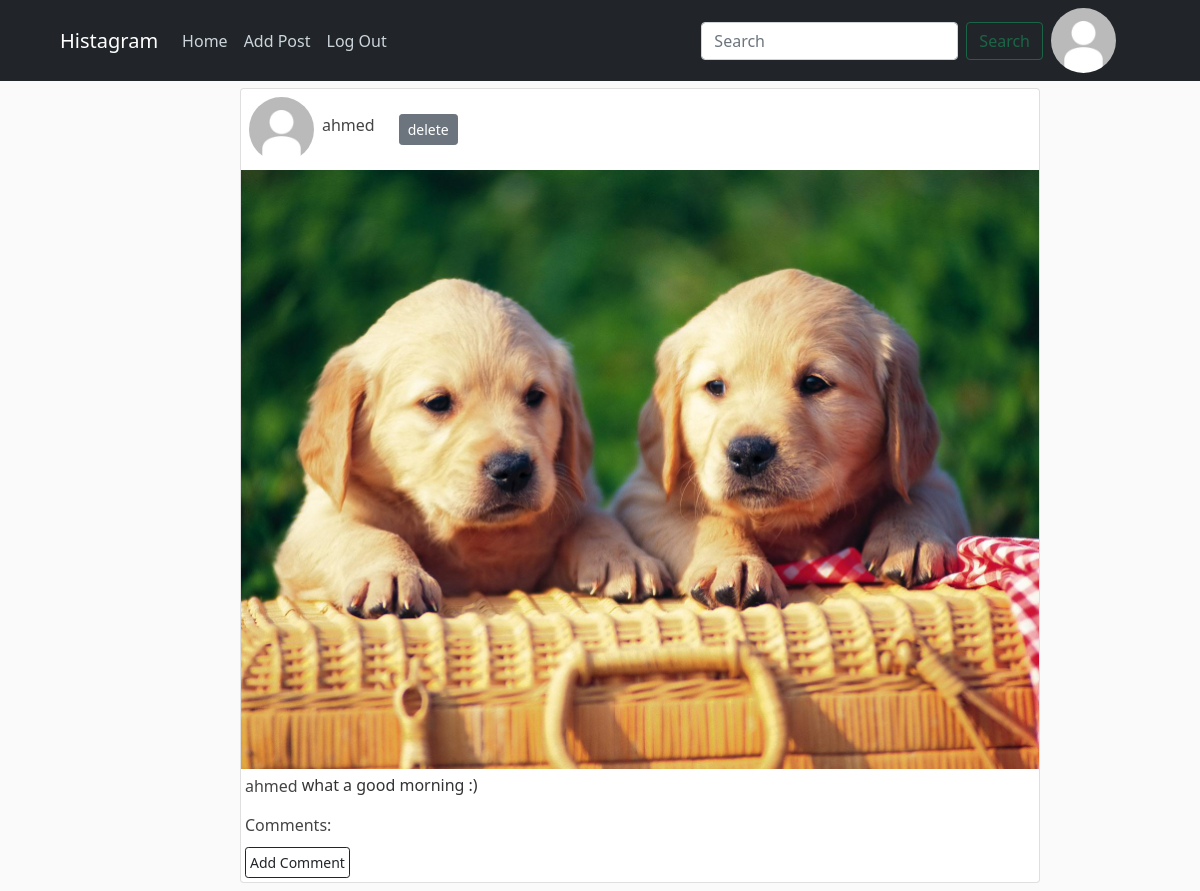
Page / (signed in) on the earlier database version.
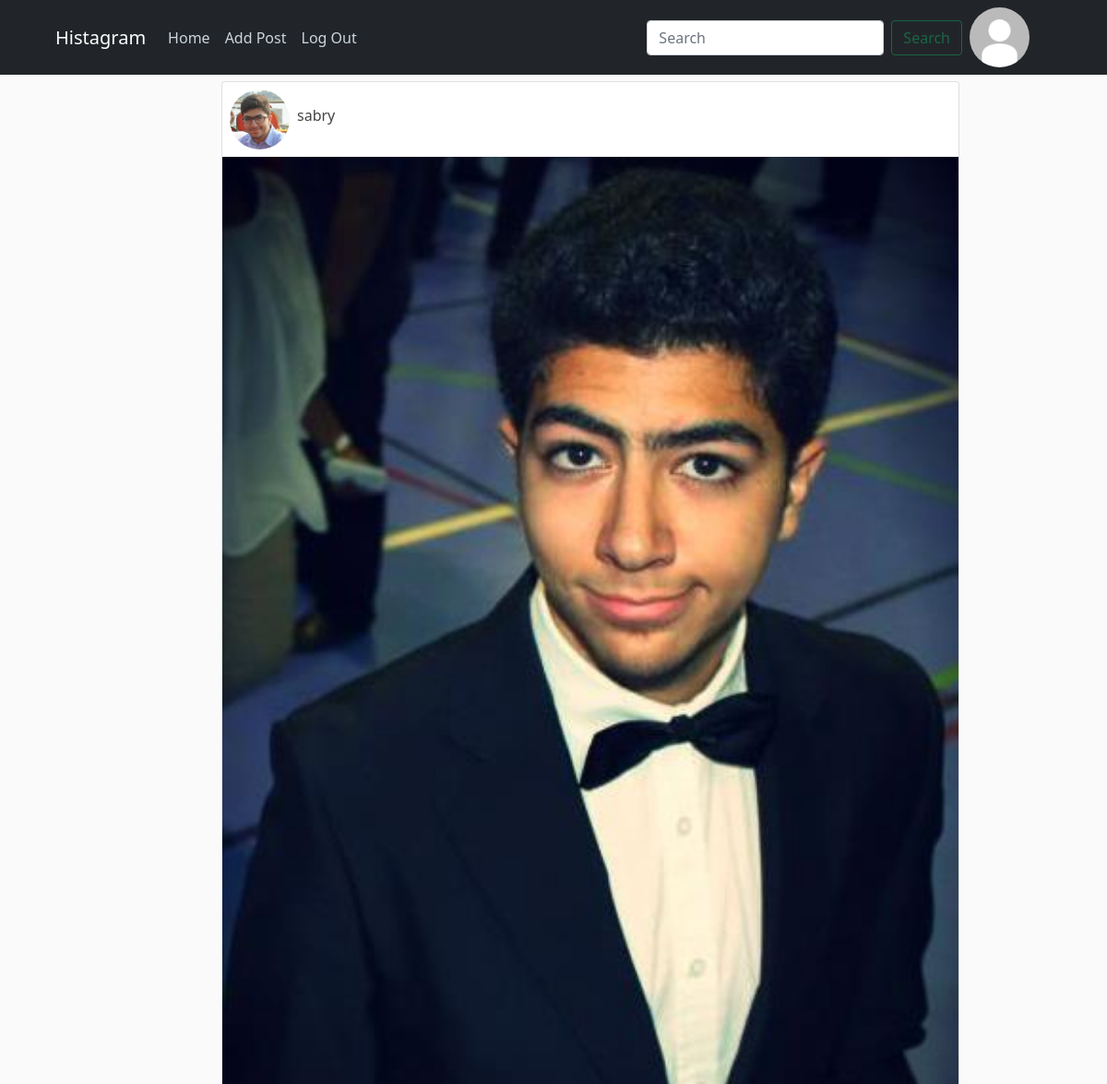
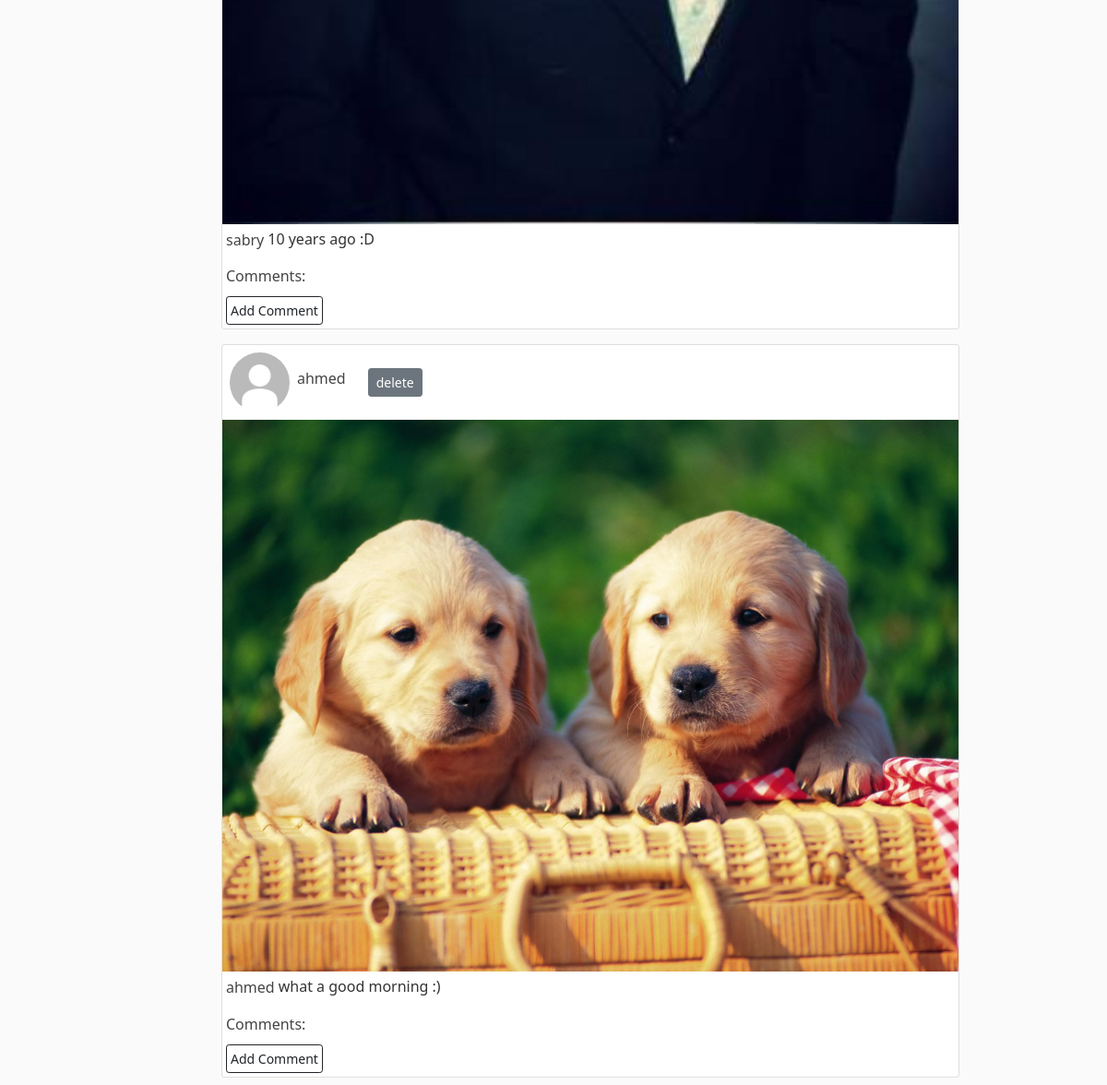
Same page on the later database version (2 pictures, top to bottom).
### users/models.py (models this page shows, shortened)
class Profile(models.Model):
    user = models.OneToOneField(User, on_delete=models.CASCADE)
    picture = models.ImageField(default="DefaultPP.jpg", upload_to="ProfilePictures")
    status = models.CharField(max_length=300, default="")
    name = models.CharField(max_length=150, default="")

### posts/models.py (models this page shows, shortened)
class Posts(models.Model):
    caption = models.CharField(max_length=2200)
    date_posted = models.DateTimeField(default=timezone.now)
    image = models.ImageField(upload_to="PostsImages")
    user = ForeignKey(User, on_delete=models.CASCADE, related_name="userposts")

### posts/views.py (the view)
# urls.py: path("", PostsListView.as_view(), name="homepage"),
class PostsListView(LoginRequiredMixin, ListView):
    model = Posts
    template_name = "posts/list.html"
    context_object_name = "posts"
    ordering = ["-date_posted"]

### posts/templates/posts/list.html (shortened to what this page needs)
{% extends "posts/base.html" %}
{% block content %}
{% for post in posts %}
<div class="col-md-2"></div>
<div class="col-md-8">
<div class="card m-2" style="width: 50rem;">
   <div style='display:flex; justify-content:space-between;'>
      <div style='display: flex; align-items: center'>
      <img class="rounded-circle article-img m-2" src="{{ post.user.profile.picture.url }}" />
      <a class="text-decoration-none text-dark " href="{% url 'profile' post.user.profile.pk %}">
         <h6>{{post.user.username}}</h6>
      </a>
      {% if user == post.user %}
      <a href="{% url 'delete-post' post.pk %}" class="btn btn-secondary btn-sm right m-4 ">delete</a>
      {% endif %}
      </div>
   </div>
   <img class="card-img-body" src="{{ post.image.url }}" alt="Card image cap">
   <div class="card-body d-flex flex-row m-0 p-0 pt-1">
      <a class="card-title text-decoration-none text-dark" href="{% url 'profile' post.user.profile.pk %}">
         <h6 class="m-1">{{post.user.username}} </h6>
      </a>
     <p class="card-text m-0.9">{{ post.caption}}</p>
   </div>
   <div class="m-0 p-0 pt-1">
      <h6 class="m-1">Comments:</h6>
   </div>
      <div class="float-right">
      <a href="{% url 'add-comment' post.id %}" class="btn btn-outline-dark  btn-sm right mt-2 m-1 p-1">Add Comment</a>
      </div>
   </div>
</div>
<div class="col-md-2"></div>
{% endfor %}
{% endblock %}

### posts/templates/posts/base.html (shortened to what this page needs)
{% load static %}
<!DOCTYPE html>
<html lang="en">
<head>
    <link href="https://cdn.jsdelivr.net/npm/bootstrap@5.1.3/dist/css/bootstrap.min.css" rel="stylesheet">
    <link rel="stylesheet" type="text/css" href="{% static 'posts/main.css' %}">
</head>
<body>
  <header class="site-header">
  <nav class="navbar navbar-expand-lg fixed-top navbar-dark bg-dark px-5">
    <div class="container-fluid">
      <a class="navbar-brand" href="#">Histagram</a>
      <div class="collapse navbar-collapse" id="navbarScroll">
        <ul class="navbar-nav me-auto my-2 my-lg-0 navbar-nav-scroll" style="--bs-scroll-height: 100px;">
          {% if user.is_authenticated %}
          <li class="nav-item">
            <a class="nav-link" href="{% url 'homepage' %}">Home</a>
          </li>
          <li class="nav-item">
            <a class="nav-link" href="{% url 'create-post' %}">Add Post</a>
          </li>
          <li class="nav-item">
            <a class="nav-link" href="{% url 'logout' %}" >Log Out</a>
          </li>
          {% endif %}
        </ul>
        {% if user.is_authenticated %}
        <form action="{% url 'search-profile' %}"  class="d-flex">
          <input id='search-bar' name="q" class="form-control me-2" type="search" placeholder="Search" aria-label="Search">
          <button id='search-button' class="btn btn-outline-success" type="submit">Search</button>
        </form>
        <a class="px-2"  href="{% url 'profile' user.profile.pk %}">
          <img class="rounded-circle article-img" src="{{ user.profile.picture.url }}" />
        </a>
        {% endif %}
      </div>
    </div>
  </nav>
</header>
<div class="container">
  <div class="row">
      {% block content %}
      {% endblock %}
  </div>
</div>
</body>
</html>

### posts/static/posts/main.css (style rules this page uses)
body { background: #fafafa; color: #333333; margin-top: 5rem; }
h1, h2, h3, h4, h5, h6 { color: #444444; }
ul { margin: 0; }
.site-header .navbar-nav .nav-link { color: #cbd5db; }
.article-img { height: 65px; width: 65px; margin-right: 16px; }

Differences in the rows shown:
added Posts: user.profile.picture (picture), user.username "sabry", image (picture), caption "10 years ago :D"
